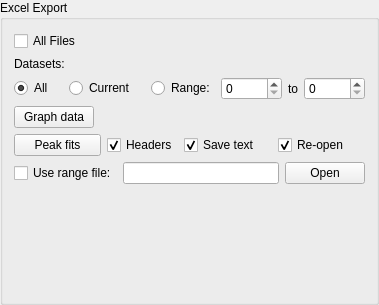
<?xml version="1.0" encoding="UTF-8"?>
<ui version="4.0">
 <class>Excel</class>
 <widget class="QGroupBox" name="Excel">
  <property name="geometry">
   <rect>
    <x>0</x>
    <y>0</y>
    <width>330</width>
    <height>305</height>
   </rect>
  </property>
  <property name="sizePolicy">
   <sizepolicy hsizetype="Preferred" vsizetype="Preferred">
    <horstretch>0</horstretch>
    <verstretch>0</verstretch>
   </sizepolicy>
  </property>
  <property name="windowTitle">
   <string>Excel</string>
  </property>
  <property name="title">
   <string>Excel Export</string>
  </property>
  <layout class="QVBoxLayout" name="verticalLayout">
   <item>
    <layout class="QHBoxLayout" name="horizontalLayout_2">
     <item>
      <widget class="QCheckBox" name="allfiles_check">
       <property name="text">
        <string>All Files</string>
       </property>
      </widget>
     </item>
     <item>
      <spacer name="horizontalSpacer_3">
       <property name="orientation">
        <enum>Qt::Horizontal</enum>
       </property>
       <property name="sizeType">
        <enum>QSizePolicy::MinimumExpanding</enum>
       </property>
       <property name="sizeHint" stdset="0">
        <size>
         <width>10</width>
         <height>20</height>
        </size>
       </property>
      </spacer>
     </item>
    </layout>
   </item>
   <item>
    <widget class="QLabel" name="label">
     <property name="text">
      <string>Datasets:</string>
     </property>
    </widget>
   </item>
   <item>
    <layout class="QHBoxLayout" name="horizontalLayout">
     <item>
      <widget class="QRadioButton" name="all_radio">
       <property name="sizePolicy">
        <sizepolicy hsizetype="Minimum" vsizetype="Fixed">
         <horstretch>0</horstretch>
         <verstretch>0</verstretch>
        </sizepolicy>
       </property>
       <property name="text">
        <string>All</string>
       </property>
       <property name="checked">
        <bool>true</bool>
       </property>
      </widget>
     </item>
     <item>
      <spacer name="horizontalSpacer">
       <property name="orientation">
        <enum>Qt::Horizontal</enum>
       </property>
       <property name="sizeType">
        <enum>QSizePolicy::MinimumExpanding</enum>
       </property>
       <property name="sizeHint" stdset="0">
        <size>
         <width>10</width>
         <height>20</height>
        </size>
       </property>
      </spacer>
     </item>
     <item>
      <widget class="QRadioButton" name="current_radio">
       <property name="text">
        <string>Current</string>
       </property>
      </widget>
     </item>
     <item>
      <spacer name="horizontalSpacer_2">
       <property name="orientation">
        <enum>Qt::Horizontal</enum>
       </property>
       <property name="sizeType">
        <enum>QSizePolicy::MinimumExpanding</enum>
       </property>
       <property name="sizeHint" stdset="0">
        <size>
         <width>10</width>
         <height>20</height>
        </size>
       </property>
      </spacer>
     </item>
     <item>
      <widget class="QRadioButton" name="range_radio">
       <property name="text">
        <string>Range:</string>
       </property>
      </widget>
     </item>
     <item>
      <widget class="QSpinBox" name="rangemin_spin">
       <property name="maximum">
        <number>99999</number>
       </property>
      </widget>
     </item>
     <item>
      <widget class="QLabel" name="label_2">
       <property name="text">
        <string>to</string>
       </property>
      </widget>
     </item>
     <item>
      <widget class="QSpinBox" name="rangemax_spin">
       <property name="maximum">
        <number>99999</number>
       </property>
      </widget>
     </item>
    </layout>
   </item>
   <item>
    <layout class="QGridLayout" name="gridLayout">
     <item row="0" column="0">
      <widget class="QPushButton" name="pushButton_2">
       <property name="text">
        <string>Graph data</string>
       </property>
      </widget>
     </item>
     <item row="0" column="1">
      <spacer name="horizontalSpacer_4">
       <property name="orientation">
        <enum>Qt::Horizontal</enum>
       </property>
       <property name="sizeHint" stdset="0">
        <size>
         <width>40</width>
         <height>20</height>
        </size>
       </property>
      </spacer>
     </item>
    </layout>
   </item>
   <item>
    <layout class="QHBoxLayout" name="horizontalLayout_3">
     <property name="topMargin">
      <number>0</number>
     </property>
     <item>
      <widget class="QPushButton" name="pushButton">
       <property name="text">
        <string>Peak fits</string>
       </property>
      </widget>
     </item>
     <item>
      <widget class="QCheckBox" name="headers_check">
       <property name="sizePolicy">
        <sizepolicy hsizetype="Fixed" vsizetype="Fixed">
         <horstretch>0</horstretch>
         <verstretch>0</verstretch>
        </sizepolicy>
       </property>
       <property name="text">
        <string>Headers</string>
       </property>
       <property name="checked">
        <bool>true</bool>
       </property>
      </widget>
     </item>
     <item>
      <widget class="QCheckBox" name="peaksave_check">
       <property name="text">
        <string>Save text</string>
       </property>
       <property name="checked">
        <bool>true</bool>
       </property>
      </widget>
     </item>
     <item>
      <widget class="QCheckBox" name="peakreopen_check">
       <property name="text">
        <string>Re-open</string>
       </property>
       <property name="checked">
        <bool>true</bool>
       </property>
      </widget>
     </item>
    </layout>
   </item>
   <item>
    <layout class="QHBoxLayout" name="horizontalLayout_4">
     <property name="topMargin">
      <number>0</number>
     </property>
     <item>
      <widget class="QCheckBox" name="useRangeCheckBox">
       <property name="text">
        <string>Use range file:</string>
       </property>
      </widget>
     </item>
     <item>
      <widget class="QLineEdit" name="rangeFileLineEdit"/>
     </item>
     <item>
      <widget class="QPushButton" name="openRangeButton">
       <property name="text">
        <string>Open</string>
       </property>
      </widget>
     </item>
    </layout>
   </item>
   <item>
    <spacer name="verticalSpacer">
     <property name="orientation">
      <enum>Qt::Vertical</enum>
     </property>
     <property name="sizeHint" stdset="0">
      <size>
       <width>20</width>
       <height>40</height>
      </size>
     </property>
    </spacer>
   </item>
  </layout>
 </widget>
 <resources/>
 <connections>
  <connection>
   <sender>pushButton</sender>
   <signal>clicked()</signal>
   <receiver>Excel</receiver>
   <slot>ExportPeak()</slot>
   <hints>
    <hint type="sourcelabel">
     <x>86</x>
     <y>152</y>
    </hint>
    <hint type="destinationlabel">
     <x>229</x>
     <y>61</y>
    </hint>
   </hints>
  </connection>
  <connection>
   <sender>pushButton_2</sender>
   <signal>clicked()</signal>
   <receiver>Excel</receiver>
   <slot>ExportGraph()</slot>
   <hints>
    <hint type="sourcelabel">
     <x>85</x>
     <y>121</y>
    </hint>
    <hint type="destinationlabel">
     <x>238</x>
     <y>164</y>
    </hint>
   </hints>
  </connection>
  <connection>
   <sender>openRangeButton</sender>
   <signal>clicked()</signal>
   <receiver>Excel</receiver>
   <slot>RangeOpenButtonClicked()</slot>
   <hints>
    <hint type="sourcelabel">
     <x>281</x>
     <y>178</y>
    </hint>
    <hint type="destinationlabel">
     <x>308</x>
     <y>202</y>
    </hint>
   </hints>
  </connection>
 </connections>
 <slots>
  <slot>ExportPeak()</slot>
  <slot>ExportGraph()</slot>
  <slot>RangeOpenButtonClicked()</slot>
 </slots>
</ui>
